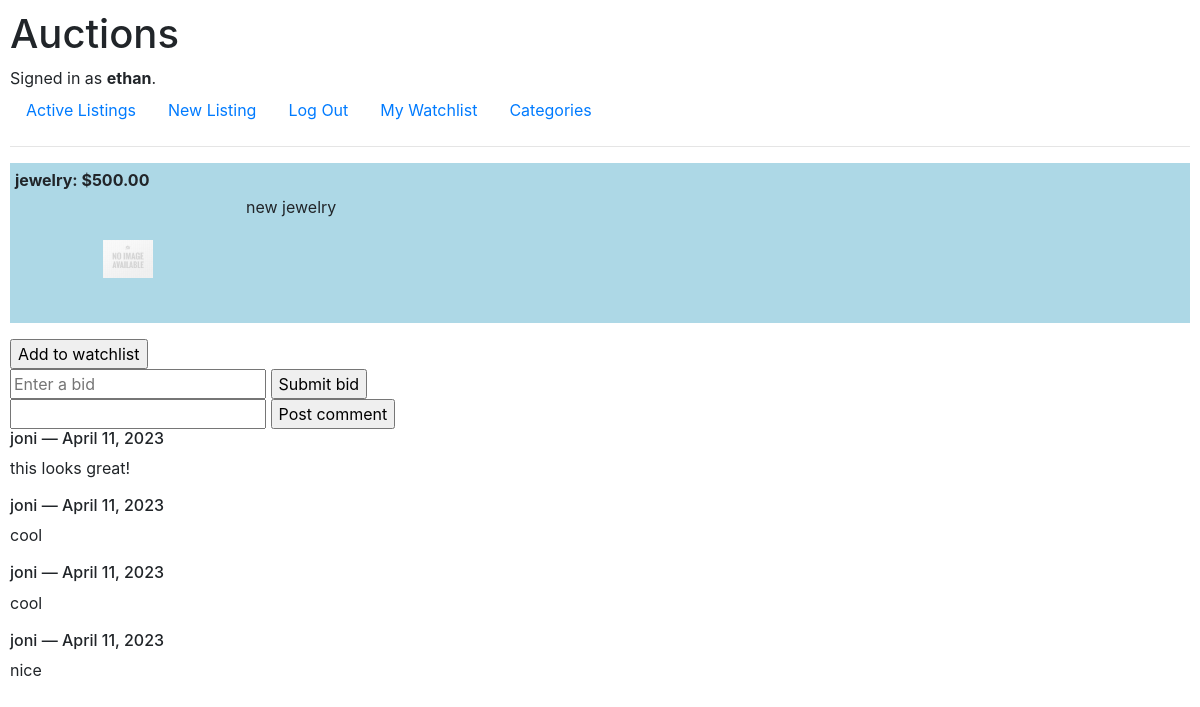
/listing/12/ (signed in), run on the app's committed database.
### auctions/models.py (models this page shows)
class User(AbstractUser):
    watchlist = models.ManyToManyField("Listing", related_name="watched_by", blank=True)

class Listing(models.Model):
    title = models.CharField(max_length=64)
    description = models.TextField()
    category = models.CharField(max_length=64, choices=CATEGORIES)
    postedTime = models.DateField(auto_now_add=True)
    startingBid = models.PositiveIntegerField()
    imageURL = models.URLField(max_length=300)
    creator = models.ForeignKey(User, on_delete=models.CASCADE, related_name="created_listings")
    winner = models.ForeignKey(User, on_delete=models.CASCADE, null=True)

class Comment(models.Model):
    user = models.ForeignKey(User, on_delete=models.CASCADE)
    commentBody = models.TextField()
    listing = models.ForeignKey(Listing, on_delete=models.CASCADE)
    postedTime = models.DateField(auto_now_add=True)

### auctions/views.py (the view)
# urls.py: path("listing/<int:listingID>/", views.view_listing, name="view_listing"),
def view_listing(request, listingID):
    listing = Listing.objects.filter(pk=listingID).first()
    comments = Comment.objects.filter(listing=listingID)
    return render(request, "auctions/listing.html", {
        "listing": listing,
        "comments": comments,
    })

### auctions/templates/auctions/listing.html (shortened to what this page needs)
{% extends "auctions/layout.html" %} {% load static %} {% block body %}
<div class="listing">
  <div class="listing-title">
    <strong> {{ listing.title }}: ${{ listing.startingBid|floatformat:2 }} </strong>
  </div>
  <div class="listing-body">
    {% if listing.imageURL %}
    <img src="{{ listing.imageURL }}" width="50px" height="50px" />
    {% else %}
    <img src="{% static 'images/generic_no_image.jpg' %}" width="50px" height="50px" />
    {% endif %}
    <p>{{ listing.description }}</p>
  </div>
</div>
{% if user.is_authenticated and listing not in user.created_listings.all and listing not in user.watchlist.all and not listing.winner %}
<form class="listing-actions" method="post" action="{% url 'add_to_watchlist' %}">
  <input type="submit" id="watchlist-button" value="Add to watchlist" />
</form>
{% endif %}  {% if user.is_authenticated and listing not in user.created_listings.all and not listing.winner %}
<form class="bid-actions" method="post" action="{% url 'bid' status=1 %}">
  <input type="number" name="bid_amount" id="bid-amount" placeholder="Enter a bid" />
  <input type="submit" id="submit-bid" value="Submit bid" />
</form>
{% endif %}  {% if user.is_authenticated %}
<form class="comment-form" method="post" action="{% url 'comment' %}">
  <input type="textarea" name="comment_body" id="comment-body" />
  <input type="submit" id="submit-comment" value="Post comment" />
</form>
{% for comment in comments %}
<div class="comment">
  <h6>{{ comment.user }} — {{ comment.postedTime }}</h6>
  <p>{{ comment.commentBody }}</p>
</div>
{% endfor %} {% endif %} {% endblock %}

### auctions/templates/auctions/layout.html (shortened to what this page needs)
{% load static %}
<!DOCTYPE html>
<html lang="en">
  <head>
    <link
      rel="stylesheet"
      href="https://stackpath.bootstrapcdn.com/bootstrap/4.4.1/css/bootstrap.min.css"
    />
    <link rel="stylesheet" href="{% static 'auctions/styles.css' %}" />
  </head>
  <body>
    <h1>Auctions</h1>
    <div>
      {% if user.is_authenticated %} Signed in as
      <strong>{{ user.username }}</strong>. {% else %} Not signed in. {% endif %}
    </div>
    <ul class="nav">
      <li class="nav-item">
        <a class="nav-link" href="{% url 'index' %}">Active Listings</a>
      </li>
      {% if user.is_authenticated %}
      <li class="nav-item">
        <a class="nav-link" href="{% url 'new_listing' %}">New Listing</a>
      </li>
      <li class="nav-item">
        <a class="nav-link" href="{% url 'logout' %}">Log Out</a>
      </li>
      <li class="nav-item">
        <a class="nav-link" href="{% url 'watchlist' %}">My Watchlist</a>
      </li>
      {% endif %}
      <li class="nav-item">
        <a class="nav-link" href="{% url 'categories' %}">Categories</a>
      </li>
    </ul>
    <hr />
    {% block body %} {% endblock %}
  </body>
</html>

### auctions/static/auctions/styles.css (style rules this page uses)
body { padding: 10px; }
.listing { background-color: lightblue; display: grid; grid-template-rows: 20% 1fr; margin-bottom: 1rem; height: 10rem; }
.listing-title { grid-row: 1; padding: 5px; height: auto; }
.listing-body { grid-row: 2; display: grid; height: auto; grid-template-columns: 20% 1fr; }
.listing-body img { grid-column: 1; margin: auto; max-width: fit-content; max-height: fit-content; }
.listing-body p { grid-column: 2; }

### data on the page
User: username "ethan"
Listing: title "jewelry", startingBid "500.00", description "new jewelry"
Comment: user "joni", postedTime "April 11, 2023", commentBody "this looks great!"
Comment: user "joni", postedTime "April 11, 2023", commentBody "cool"
Comment: user "joni", postedTime "April 11, 2023", commentBody "cool"
Comment: user "joni", postedTime "April 11, 2023", commentBody "nice"
